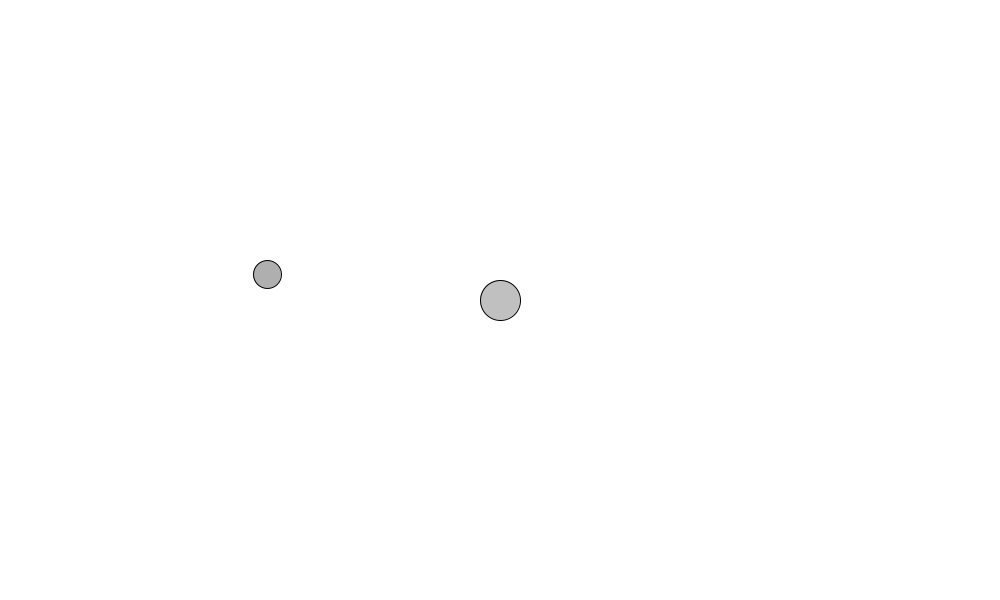
Frame 1 (no input)
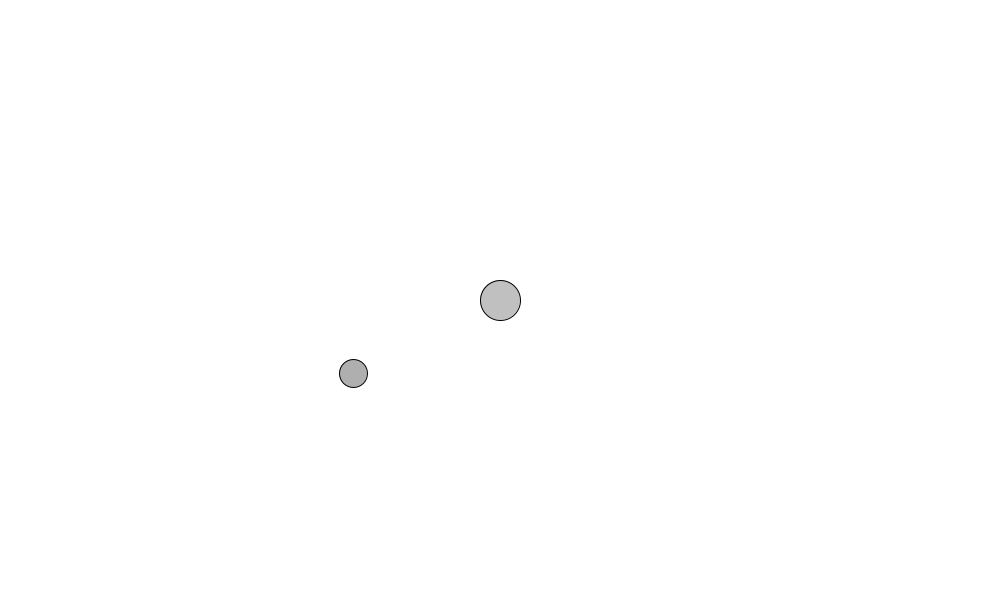
Frame 60 (the mouse pressed at the canvas centre just before this capture)
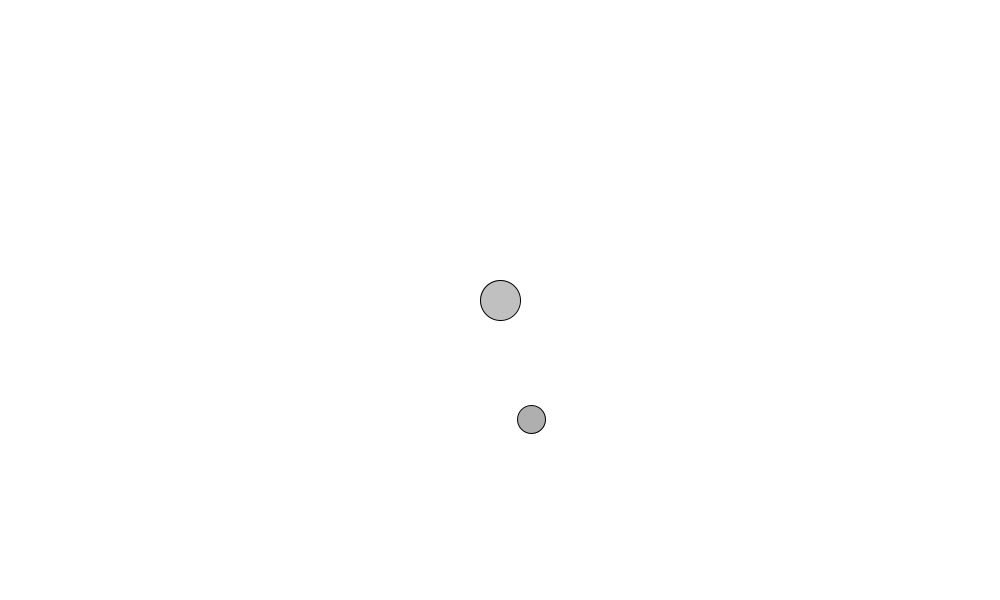
Frame 120 (the mouse held since frame 60 and released just before this capture)

The Processing sketch that drew these frames (run headless with seeded random() and noise(); from frame 60 on, the mouse is pressed at the canvas centre):

// Processing sketch: Playing_With_Forces
// ── Playing_With_Forces.pde
// Movers
int numMovers = 20;
Particle[] movers = new Particle[numMovers];

// Constant Forces
PVector wind = new PVector(.01,0);
Liquid liquid;

// Attraction 
Attractor a;
Particle p;
int G = 1;

void setup() {
  size(1000,600);
  ellipseMode(CENTER);
  a = new Attractor();
  p = new Particle(random(.5,2.0));
  /*
  liquid = new Liquid(0,height*(2.0/3),width,height/2,0.1);
  for (int i=0; i<numMovers; i++) {
    movers[i] = new Particle(random(.5,2.0));
  }
  */
}

void draw() {
  // Background //
  background(255);
  
  /* ------------------------------------------------------------ */
  /* -----------------PLAYING WITH ATTRACTION-------------------- */
  /* ------------------------------------------------------------ */
  
  PVector force = a.attract(p);
  p.applyForce(force);
  p.update();
  
  a.display();
  p.display();
  
  /* ------------------------------------------------------------ */
  /* -------------------PLAYING WITH FORCES---------------------- */
  /* ------------------------------------------------------------ */
  /*
  // Forces //
  PVector gravity;
  PVector friction;
  PVector drag;
  
  // Go through movers, apply forces, and update //
  for (int i=0; i<numMovers; i++) {
    gravity = new PVector(0,.1*movers[i].mass);
    
    friction = movers[i].velocity.get();
    friction.normalize();
    friction.mult(-1);
    float mu = 0.01;
    float normal = 1;
    float frictionMag = mu*normal;
    friction.mult(frictionMag);
    
    if (movers[i].isInside(liquid)) {
      movers[i].drag(liquid);
    }
    
    movers[i].applyForce(gravity);
//    movers[i].applyForce(wind);
    movers[i].applyForce(friction);
    
    movers[i].update();
    movers[i].display();
    movers[i].checkEdges();
  }
  
  liquid.display();
  */
}

/* -------------------------------------------------------- */
/* -------------------------------------------------------- */
/* -------------------------------------------------------- */

class Liquid {
  float x,y,w,h;
  float c; // Constant of drag 
  
  Liquid(float x_, float y_, float w_, float h_, float c_) {
    x = x_;
    y = y_;
    w = w_;
    h = h_;
    c = c_;
  }
  
  void display() {
    noStroke();
    fill(10,20,150,100);
    rect(x,y,w,h);
  }
}

class Particle {
  // Variables //
  PVector location, velocity, acceleration;
  float mass;
  int radius;
  
  Particle(float m) {
    mass = m;
    radius = int(10*mass);
    
    location = new PVector(random(radius, width-radius),random(radius, height/2-radius));
    velocity = new PVector(random(0,2),random(0,2));
    acceleration = new PVector(0,0);
  }
  
  void update() {
    // Motion 101 updating velocity and location //
    velocity.add(acceleration);
    location.add(velocity);
    
    // Clear acceleration for next frame //
    acceleration.mult(0);
  }
  
  void applyForce(PVector force) {
    PVector f = PVector.div(force,mass);
    acceleration.add(f);
  }
  
  void drag(Liquid l) {
    PVector drag = velocity.get();
    drag.normalize();
    drag.mult(-1);
    float speed = velocity.mag();
    float dragMagnitude = speed*speed* l.c;
    drag.mult(dragMagnitude);
    
    this.applyForce(drag);
  }
  
  void display() {
    stroke(0);
    fill(175);
    
    // Draw circle with radius 16 times its mass //
    ellipse(location.x, location.y, radius*2, radius*2);
  }
  
  void checkEdges() {
    if (location.x + radius > width) {
      location.x = width - radius;
      velocity.x = abs(velocity.x) * -1;
    } else if (location.x - radius < 0) {
      velocity.x = abs(velocity.x) * -1;
      location.x = radius;
    }
 
    if (location.y + radius > height) {
      velocity.y = abs(velocity.y) * -1;
      location.y = height - radius;
    }
  }
  
  boolean isInside(Liquid l) {
    if (location.x>l.x && location.x<l.x+l.w && location.y>l.y && location.y<l.y+l.h) {
      return true;
    }else {
      return false;
    }
  }
  
}

class Attractor {
  float mass;
  PVector location;
 
  Attractor() {
    location = new PVector(width/2,height/2);
    mass = 20;
  }
  
  PVector attract(Particle p) {
    // Gravatational attraction formula //
    PVector force = PVector.sub(location, p.location);
    float distance = force.mag();
    distance = constrain(distance,5,25);
    force.normalize();
    float strength = (G*mass*p.mass) / (distance*distance);
    force.mult(strength);
    return force;
  }
 
  void display() {
    stroke(0);
    fill(175,200);
    ellipse(location.x,location.y,mass*2,mass*2);
  }
}
